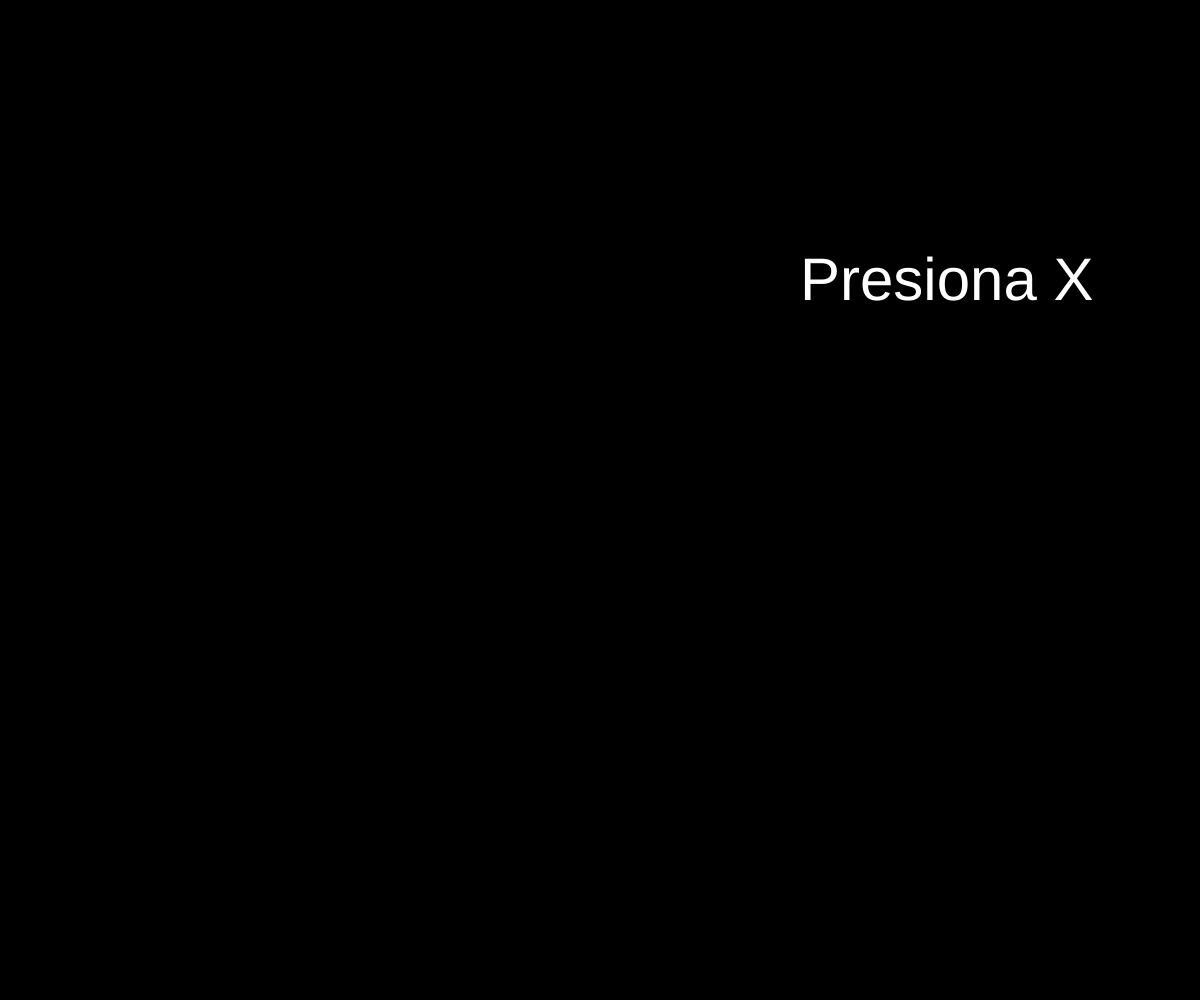
Frame 1 (no input)
Frame 60 (no input): identical to frame 1, image omitted
Frame 120 (the mouse pressed at the canvas centre since frame 60): identical to frame 1, image omitted

The p5.js sketch that drew this single still picture (run headless with seeded random() and noise() and a simulated clock; from frame 60 on, the mouse is pressed at the canvas centre):

// p5.js sketch
// ── sketch.js
let frase1 = "Presiona X";
let frase2 = "";
let frase3 = "";
let color1;
let color2;
let color3;
let colorb =0;

function setup() {
  createCanvas(windowWidth, windowHeight);
  color1 = color(255); 
  color2 = color(255); 
  color3 = color(255);
//  fondo1 = background(0);
}

function draw() {
background(colorb);
 


  // Frase 1
  fill(color1);
  textSize(60);
  text(frase1, 800, 300);

  // Frase 2
  fill(color2);
  textSize(80);
  text(frase2, 500, 500);

    // Frase 3
  fill(color3);
  textSize(100);
  text(frase3, 900, 900); 
}

function keyPressed() {
  if (key === 'x') {
    frase1 = "Presiona P";
    color1 = color(255, 0, 0); 
    colorb = 255;
  }

  if (key === 'p') {
    frase2 = "Presiona W";

    frase1 = "Presiona P";
    color1 = color (0);

    color2 = color (0,255,0)
    colorb = 0;
  }

    if (key === 'w') {
    frase1 = "Presiona P";
    color1 = color (255);

    color1 = color(255, 0, 0); 
    colorb = 255;

  }
    if (key === 'w') {
    frase1 = "Presiona 3";
      frase3 = "Presiona S";
    color3 = color (0,0,255)
    colorb = (0,0,255);
}
}
